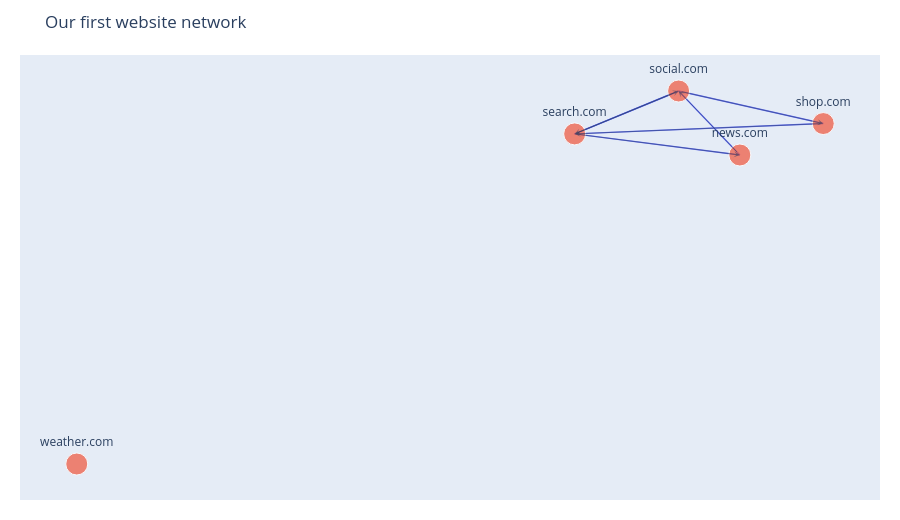

The cell this chart's notebook holds for it:
### Code cell
plot_web_graph(website.graph, title="Our first website network")

### Figure 1 — Plotly figure (JSON) as saved in the notebook; plotly's stock layout.template omitted (floating-point values rounded to 4 significant figures)
{"data": [{"hoverinfo": "skip", "line": {"width": 1.4}, "mode": "lines", "name": "links", "x": [-0.003815, 0.09637, null, -0.003815, 0.1554, null, 0.09637, -0.003815, null, 0.09637, 0.2358, null, 0.2358, -0.003815, null, 0.1554, 0.09637, null], "y": [0.2203, 0.3789, null, 0.2203, 0.1423, null, 0.3789, 0.2203, null, 0.3789, 0.2586, null, 0.2586, 0.2203, null, 0.1423, 0.3789, null], "type": "scatter"}, {"hoverinfo": "text", "hovertext": ["<b>search.com</b><br>Outgoing links: 2<br>PageRank: not calculated", "<b>social.com</b><br>Outgoing links: 2<br>PageRank: not calculated", "<b>shop.com</b><br>Outgoing links: 1<br>PageRank: not calculated", "<b>news.com</b><br>Outgoing links: 1<br>PageRank: not calculated", "<b>weather.com</b><br>Outgoing links: 0<br>PageRank: not calculated"], "marker": {"line": {"width": 1}, "size": [22, 22, 22, 22, 22]}, "mode": "markers+text", "name": "pages", "text": ["search.com", "social.com", "shop.com", "news.com", "weather.com"], "textposition": "top center", "x": [-0.003815, 0.09637, 0.2358, 0.1554, -0.4837], "y": [0.2203, 0.3789, 0.2586, 0.1423, -1.0], "type": "scatter"}], "layout": {"margin": {"l": 20, "r": 20, "t": 55, "b": 20}, "xaxis": {"visible": false}, "yaxis": {"visible": false}, "title": {"text": "Our first website network"}, "showlegend": false, "hovermode": "closest", "annotations": [{"arrowhead": 3, "arrowsize": 1, "arrowwidth": 1, "ax": -0.003815, "axref": "x", "ay": 0.2203, "ayref": "y", "opacity": 0.55, "showarrow": true, "x": 0.09637, "xref": "x", "y": 0.3789, "yref": "y"}, {"arrowhead": 3, "arrowsize": 1, "arrowwidth": 1, "ax": -0.003815, "axref": "x", "ay": 0.2203, "ayref": "y", "opacity": 0.55, "showarrow": true, "x": 0.1554, "xref": "x", "y": 0.1423, "yref": "y"}, {"arrowhead": 3, "arrowsize": 1, "arrowwidth": 1, "ax": 0.09637, "axref": "x", "ay": 0.3789, "ayref": "y", "opacity": 0.55, "showarrow": true, "x": -0.003815, "xref": "x", "y": 0.2203, "yref": "y"}, {"arrowhead": 3, "arrowsize": 1, "arrowwidth": 1, "ax": 0.09637, "axref": "x", "ay": 0.3789, "ayref": "y", "opacity": 0.55, "showarrow": true, "x": 0.2358, "xref": "x", "y": 0.2586, "yref": "y"}, {"arrowhead": 3, "arrowsize": 1, "arrowwidth": 1, "ax": 0.2358, "axref": "x", "ay": 0.2586, "ayref": "y", "opacity": 0.55, "showarrow": true, "x": -0.003815, "xref": "x", "y": 0.2203, "yref": "y"}, {"arrowhead": 3, "arrowsize": 1, "arrowwidth": 1, "ax": 0.1554, "axref": "x", "ay": 0.1423, "ayref": "y", "opacity": 0.55, "showarrow": true, "x": 0.09637, "xref": "x", "y": 0.3789, "yref": "y"}], "height": 520}}
